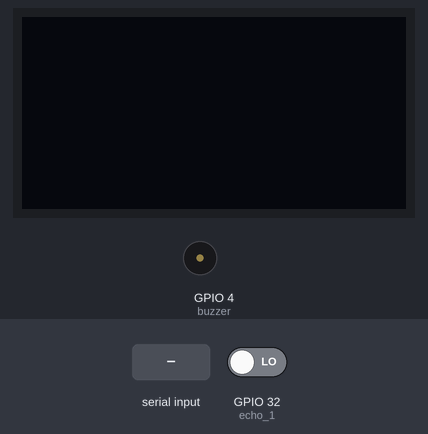
Bench run of a sketch on a simulated ESP32. On the bench: 128×64 one-colour display, buzzer (waves = sounding, pin HIGH). The test bench sets the inputs (shaded band); at power-on: GPIO 32 (echo_1) LOW. WiFi joins after 1.5 s; servers stay silent unless stated; pins used as bus, display or sensor lines are not drawn; what the sketch prints to the serial monitor is not drawn.

Above: at 2.7 s.
2.8 s: "@" received over the second serial link
At 5.3 s:
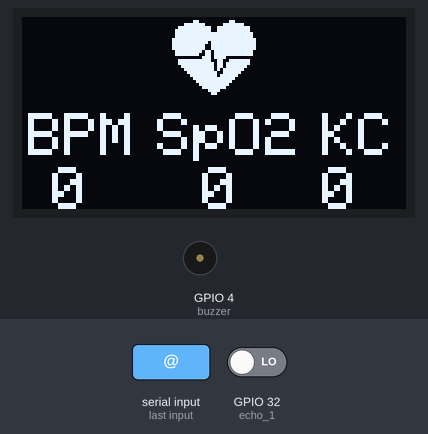
5.8 s: "90,45\n" received over the second serial link
At 8.5 s:
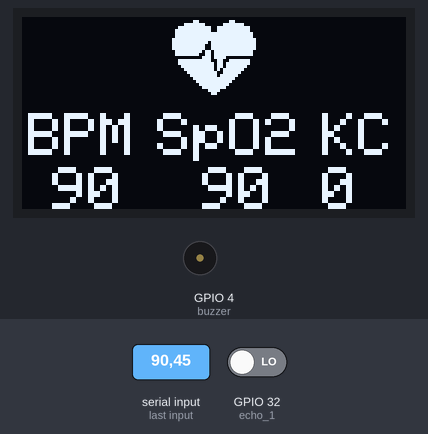
8.8 s: "1,90,45\n" received over the second serial link
At 11.1 s:
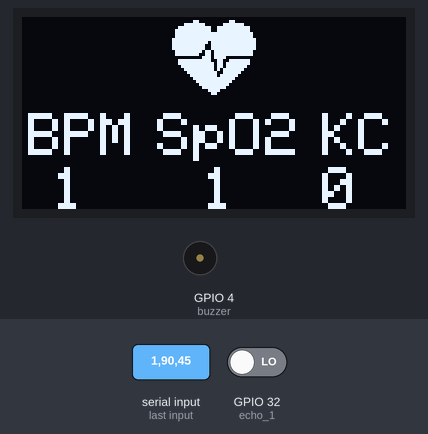
Timing chart, 0 to 12.6 s (numbered marks = the images above; inputs shaded):
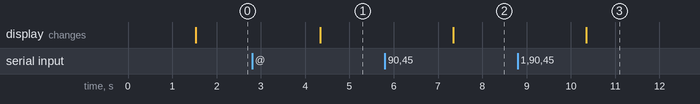

Measured:
- after the input at 2.8 s, the display: changes after 1.5 s (image 1)
- after the input at 5.8 s, the display: changes after 1.5 s (image 2)
- after the input at 8.8 s, the display: changes after 1.5 s (image 3)

The sketch:

ESP32.ino
```cpp
#include <SPI.h>
#include <Wire.h>
#include <Adafruit_SSD1306.h>
#define CommonSenseMetricSystem
#define SCREEN_WIDTH 128
#define SCREEN_HEIGHT 64
#define OLED_RESET     -1 // Reset pin
Adafruit_SSD1306 display(SCREEN_WIDTH, SCREEN_HEIGHT, &Wire, OLED_RESET);
//TX-RX
#include <SoftwareSerial.h>
SoftwareSerial NANO(19,18);
//
#define button 15
#define buzzer 4
#define trig_1 33
#define echo_1 32
#define SOUND_SPEED 0.034
int duration_1; // do thoi gian
int distance_1; // luu do khoang cach
String NhipTim, SpO2;
//FIREBASE
#include <FirebaseESP32.h>
#define FIREBASE_HOST "https://esp32--datn-default-rtdb.firebaseio.com/"
#define FIREBASE_AUTH "H6eNWrPHfQgwUMnFf1tYn8tj9hs8Or2CCaMbzwKt"
const char *WIFI_SSID = "Phòng 101"; // Tên wifi của bạn
const char *WIFI_PASSWORD = "12345678";// Password wifi của bạn
FirebaseData fbdo;
String data;
//
unsigned long  lasttime;
int mode = 1;
const unsigned char bitmap [] PROGMEM=
{
0x00, 0x00, 0x00, 0x00, 0x01, 0x80, 0x18, 0x00, 0x0f, 0xe0, 0x7f, 0x00, 0x3f, 0xf9, 0xff, 0xc0,
0x7f, 0xf9, 0xff, 0xc0, 0x7f, 0xff, 0xff, 0xe0, 0x7f, 0xff, 0xff, 0xe0, 0xff, 0xff, 0xff, 0xf0,
0xff, 0xf7, 0xff, 0xf0, 0xff, 0xe7, 0xff, 0xf0, 0xff, 0xe7, 0xff, 0xf0, 0x7f, 0xdb, 0xff, 0xe0,
0x7f, 0x9b, 0xff, 0xe0, 0x00, 0x3b, 0xc0, 0x00, 0x3f, 0xf9, 0x9f, 0xc0, 0x3f, 0xfd, 0xbf, 0xc0,
0x1f, 0xfd, 0xbf, 0x80, 0x0f, 0xfd, 0x7f, 0x00, 0x07, 0xfe, 0x7e, 0x00, 0x03, 0xfe, 0xfc, 0x00,
0x01, 0xff, 0xf8, 0x00, 0x00, 0xff, 0xf0, 0x00, 0x00, 0x7f, 0xe0, 0x00, 0x00, 0x3f, 0xc0, 0x00,
0x00, 0x0f, 0x00, 0x00, 0x00, 0x06, 0x00, 0x00, 0x00, 0x00, 0x00, 0x00, 0x00, 0x00, 0x00, 0x00
};

void setup()
{
  Serial.begin(115200);
  NANO.begin(9600);
  WiFi.begin(WIFI_SSID, WIFI_PASSWORD);
  Serial.print("Connecting");
  while (WiFi.status() != WL_CONNECTED) {
  Serial.print(".");
  delay(500);
}
  Serial.println();
  Serial.print("Connected with IP: ");
  Serial.println(WiFi.localIP());

  Firebase.begin(FIREBASE_HOST, FIREBASE_AUTH);

  pinMode(button, INPUT_PULLUP);
  pinMode(buzzer, OUTPUT);
  pinMode(trig_1, OUTPUT);
  pinMode(echo_1, INPUT);
  if (!display.begin(SSD1306_SWITCHCAPVCC, 0x3C)) {
    Serial.println(F("SSD1306 allocation failed"));
    for (;;); // Don't proceed, loop forever
  }
  display.clearDisplay();
}


void khoangCach_1()
{ //  hàm tính khoảng cách của cảm biến SRF04
  digitalWrite (trig_1, LOW); // cho chân phát xxung xuống mức thấp
  delayMicroseconds(2);//trễ 2us
  digitalWrite (trig_1, HIGH); // cho chân phát xxung lên mức cao
  delay(10);// trễ 10ms
  digitalWrite(trig_1, LOW); // cho chân phát xxung xuống mức thấp

  duration_1 = pulseIn (echo_1, HIGH, 30000); // tính thời gian từ lúc phát sóng âm đến khi nhận lại
  distance_1 = (duration_1 * 0.034 / 2); //chia thời gian cho vận tốc, ra quãng đường đơn vị là CM
}
void loop()
{
  while(NANO.available()>0){ // phat hien co du lieu tu cong serial
  data = NANO.readString(); // doc du lieu
  Serial.println(data);  // in du lieu len may tinh
  int bd,kt;
  bd = data.indexOf("@");
  kt = data.indexOf("#");
  NhipTim = data.substring(bd+1,kt);

  bd = kt;
  kt = data.indexOf("$");
  SpO2= data.substring(bd+1,kt);

  int BPM = NhipTim.toInt();
  int Oxy = SpO2.toInt();
  khoangCach_1();
  Serial.println(distance_1);
  Firebase.setInt(fbdo,"/DATN/BPM" , BPM);
  Firebase.setInt(fbdo,"/DATN/SpO2" , Oxy);
  Firebase.setInt(fbdo,"/DATN/DISTANCE" , (distance_1));


    display.display();
    display.clearDisplay();

    display.setCursor(2, 32);
    display.setTextSize(2);
    display.setTextColor(WHITE);
    display.println("BPM");
    display.setCursor(10, 50);
    display.println(BPM);
    display.setCursor(45, 32);
    display.println("SpO2");
    display.setCursor(60, 50);
    display.println(Oxy);
    display.setCursor(100, 32);
    display.println("KC");
    display.setCursor(100, 50);
    display.println(distance_1);


    display.drawBitmap(50,0, bitmap, 28, 28, 1);
    display.display();

    if ( distance_1 > 45 && (millis() - lasttime) > 600000){
          mode = 2;
          display.clearDisplay();
        }
    if ( distance_1 < 50){
          lasttime = millis();
  //van toc song sieu am: v = 343.2m/s = 0.03432cm/us  / 2 la chu ki cua luc phat den luc nhan
}
  while (mode == 2){
  digitalWrite(buzzer,HIGH);
  delay(1000);
  digitalWrite(buzzer,LOW);
  delay(1000);
  display.display();
  display.clearDisplay();
  display.setCursor(20,30);
  display.setTextSize(2);
  display.setTextColor(WHITE);
  display.println("WARNING!");
  if (digitalRead(button) == 0){
    mode = 1;
  }
    }
  }
  // Animation

//
}
```
